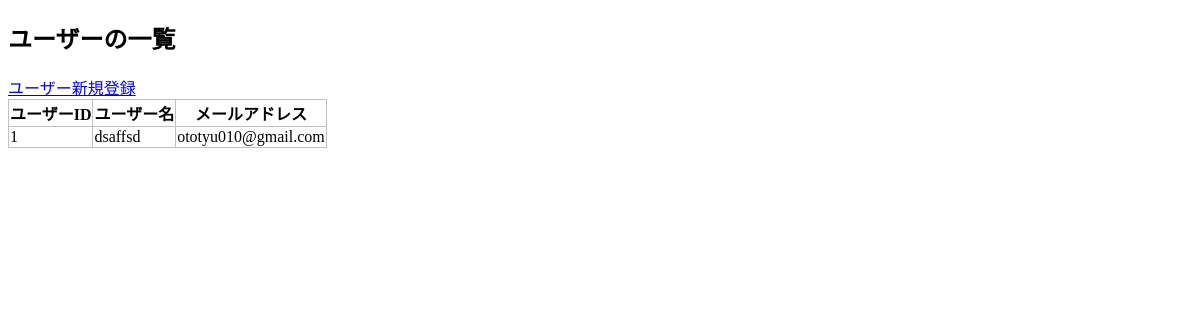
Page /crud/users on the earlier database version.
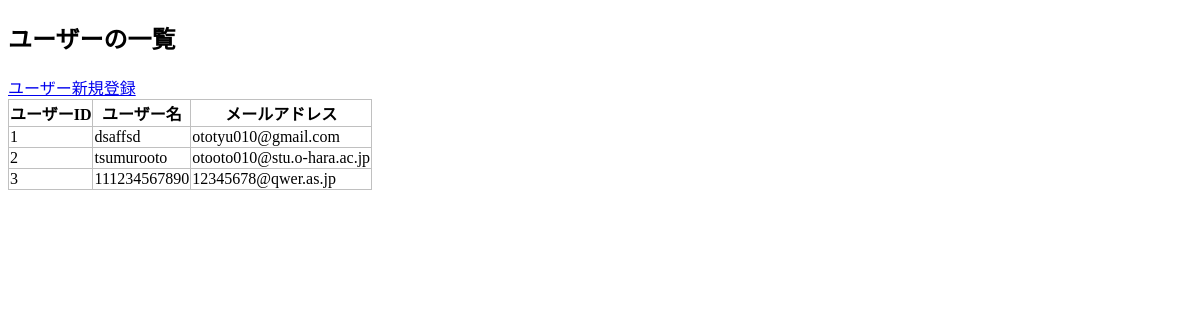
Same page on the later database version.
### apps/crud/models.py (models this page shows, shortened)
class User(db.Model):
  __tablename__ = "users"
  id = db.Column(db.Integer, primary_key=True)
  username = db.Column(db.String, index=True)
  email = db.Column(db.String, unique=True, index=True)
  password_hash = db.Column(db.String)
  created_at = db.Column(db.DateTime, default=datetime.now)
  updated_at = db.Column(
    db.DateTime, default=datetime.now, onupdate=datetime.now
  )
  @property
  def password(self):
    raise AttributeError("読み取り不可")

### apps/crud/views.py (the view)
@crud.route("/users")
def users():
  users = User.query.all()
  return render_template("crud/index.html", users=users)

### apps/crud/templates/crud/index.html (shortened to what this page needs)
<!DOCTYPE html>
<html lang="ja">
<head>
  <link
    rel="stylesheet"
    href="{{ url_for("crud.static", filename="style.css") }}"
  />
</head>
<body>
  <h2>ユーザーの一覧</h2>
  <a href="{{ url_for('crud.create_user') }}">ユーザー新規登録</a>
  <table>
    <tr>
      <th>ユーザーID</th>
      <th>ユーザー名</th>
      <th>メールアドレス</th>
    </tr>
    {% for user in users %}
    <tr>
      <td>{{ user.id }}</td>
      <td>{{ user.username }}</td>
      <td>{{ user.email }}</td>
    </tr>
    {% endfor %}
  </table>
</body>
</html>

### apps/crud/static/style.css (style rules this page uses)
table { border-collapse: collapse; }
table, th, td { border: 1px solid #c0c0c0; }

Differences in the rows shown:
added User: id "2", username "tsumurooto", email "otooto010@stu.o-hara.ac.jp"
added User: id "3", username "111234567890", email "12345678@qwer.as.jp"
